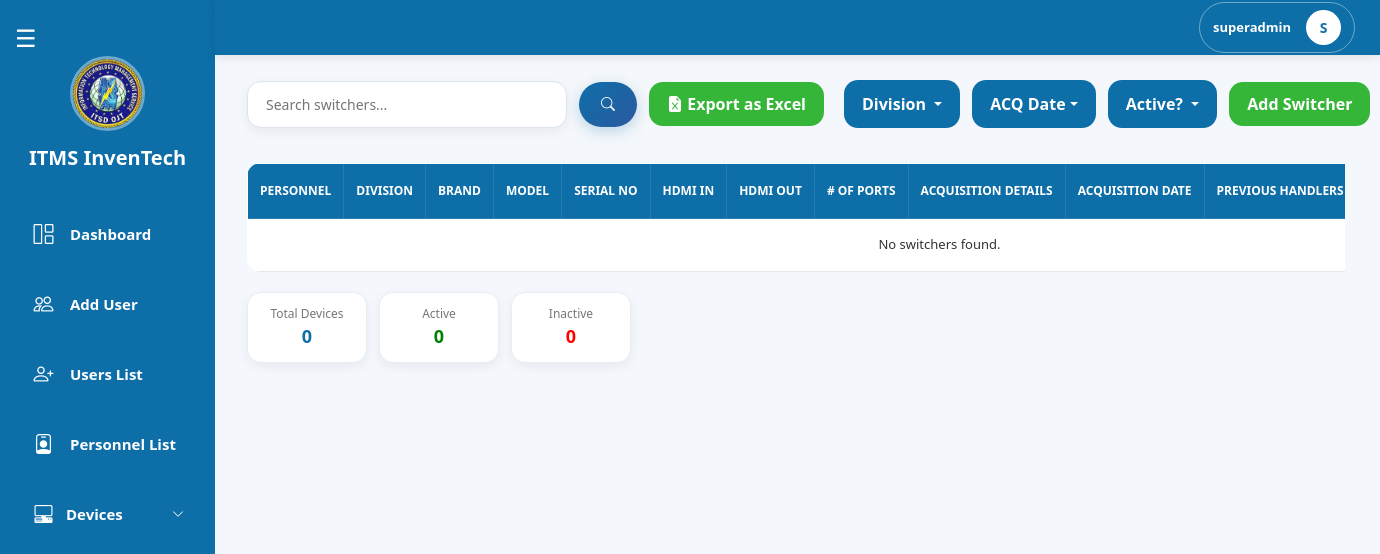
Before: /pages/superadmin/device_switchers.php (signed in) with the older database file.
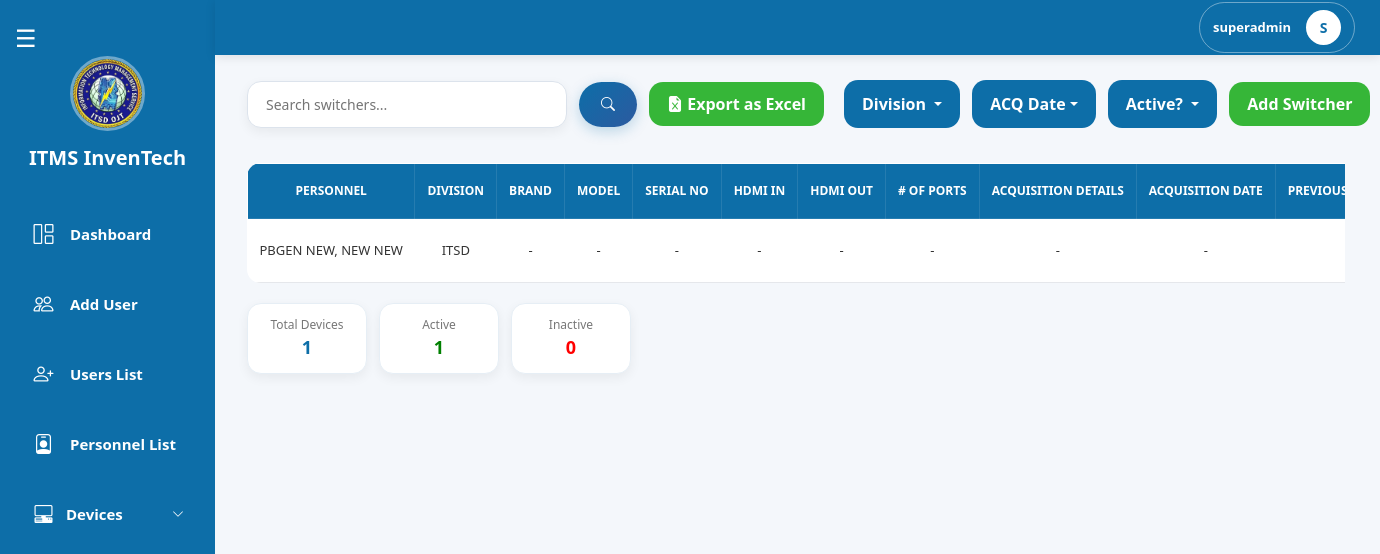
After: the same page with the newer database file.
### tables this page shows
CREATE TABLE `switchers` (
  `id` int(11) NOT NULL,
  `personnel_id` int(11) NOT NULL,
  `division_id` int(11) NOT NULL,
  `brand` varchar(255) DEFAULT NULL,
  `model` varchar(255) DEFAULT NULL,
  `serial_no` varchar(255) DEFAULT NULL,
  `hdmi_in` int(11) DEFAULT NULL,
  `hdmi_out` int(11) DEFAULT NULL,
  `no_of_ports` int(11) DEFAULT NULL,
  `acquisition_details` text DEFAULT NULL,
  `acquisition_date` date DEFAULT NULL,
  `previous_owners_id` longtext DEFAULT NULL CHECK (json_valid(`previous_owners_id`)),
  `is_active` tinyint(1) NOT NULL DEFAULT 1,
  `created_date` date NOT NULL DEFAULT current_timestamp(),
  `last_update_at` date DEFAULT NULL
);

CREATE TABLE `divisions` (
  `id` int(11) NOT NULL,
  `division` varchar(100) NOT NULL
);

### pages/superadmin/device_switchers.php (the view, shortened to what the changed rows need)
<?php
include("../../config/db.php");
function getPreviousOwnersNames($conn, $json)
{
    $ids = json_decode($json, true);
    if (!is_array($ids) || empty($ids)) return '-';
    $names = [];
    return !empty($names) ? implode(",<br>", $names) : '-';
}
$limit  = 10;
$page   = max(1, (int)($_GET['page'] ?? 1));
$offset = ($page - 1) * $limit;
$where  = [];
$params = [];
$types  = '';
$whereSQL = !empty($where) ? "WHERE " . implode(" AND ", $where) : "";
$baseJoin = "
    FROM switchers s
    LEFT JOIN personnels per ON s.personnel_id = per.id
    LEFT JOIN ranks rk       ON per.rank_id = rk.id
    LEFT JOIN divisions d    ON s.division_id = d.id
";
$stmtTotal = $conn->prepare("SELECT COUNT(*) AS total $baseJoin $whereSQL");
$stmtTotal->execute();
$totalDevices = $stmtTotal->get_result()->fetch_assoc()['total'] ?? 0;
$activeWhere   = $where;
$activeWhere[] = "s.is_active = 1";
$activeSQL     = "WHERE " . implode(" AND ", $activeWhere);
$sa = $conn->prepare("SELECT COUNT(*) AS total $baseJoin $activeSQL");
$sa->execute();
$activeDevices = $sa->get_result()->fetch_assoc()['total'] ?? 0;
$stmt = $conn->prepare("
    SELECT s.*,
        CONCAT(COALESCE(rk.rank, ''), ' ', per.last_name, ', ', per.first_name, ' ', per.middle_name) AS fullname,
        d.division AS division_name
    $baseJoin
    $whereSQL
    ORDER BY s.brand ASC
    LIMIT ?, ?
");
$fp = $params;
$ft = $types . 'ii';
$fp[] = $offset;
$fp[] = $limit;
$stmt->bind_param($ft, ...$fp);
$stmt->execute();
$result = $stmt->get_result();
?>
<!DOCTYPE html>
<html lang="en">
<head>
    <link href="https://cdn.jsdelivr.net/npm/bootstrap@5.3.3/dist/css/bootstrap.min.css" rel="stylesheet">
    <link rel="stylesheet" href="https://cdn.jsdelivr.net/npm/bootstrap-icons@1.11.3/font/bootstrap-icons.min.css">
    <link rel="stylesheet" href="../superadmin/css/devices.css">
    <link rel="stylesheet" href="css/superadmin_navbar.css">
    <link rel="stylesheet" href="./css/superadmin_sidebar.css">
</head>
<body>
    <?php include 'superadmin_sidebar.php'; ?>
    <div class="contenttable">
        <div class="table-container">
            <table class="users-table">
                <thead>
                    <tr>
                        <th>PERSONNEL</th>
                        <th>DIVISION</th>
                        <th>BRAND</th>
                        <th>MODEL</th>
                        <th>SERIAL NO</th>
                        <th>HDMI IN</th>
                        <th>HDMI OUT</th>
                        <th># OF PORTS</th>
                        <th>ACQUISITION DETAILS</th>
                        <th>ACQUISITION DATE</th>
                        <th>PREVIOUS HANDLERS</th>
                    </tr>
                </thead>
                <tbody>
                    <?php if ($result->num_rows > 0): ?>
                        <?php while ($row = $result->fetch_assoc()): ?>
                            <tr class="clickable-row" data-active="<?= $row['is_active'] ? '1' : '0' ?>"
                                data-bs-toggle="modal" data-bs-target="#viewSwitchersModal<?= $row['id'] ?>">
                                <td><?= htmlspecialchars($row['fullname'] ?? '-') ?: '-' ?></td>
                                <td><?= htmlspecialchars($row['division_name'] ?? 'N/A') ?></td>
                                <td><?= htmlspecialchars($row['brand'] ?? '') ?: '-' ?></td>
                                <td><?= htmlspecialchars($row['model'] ?? '') ?: '-' ?></td>
                                <td><?= htmlspecialchars($row['serial_no'] ?? '') ?: '-' ?></td>
                                <td><?= htmlspecialchars($row['hdmi_in'] ?? '') ?: '-' ?></td>
                                <td><?= htmlspecialchars($row['hdmi_out'] ?? '') ?: '-' ?></td>
                                <td><?= htmlspecialchars($row['no_of_ports'] ?? '') ?: '-' ?></td>
                                <td><?= htmlspecialchars($row['acquisition_details'] ?? '') ?: '-' ?></td>
                                <td>
                                    <?= (!empty($row['acquisition_date']) && $row['acquisition_date'] !== '0000-00-00')
                                        ? htmlspecialchars($row['acquisition_date']) : '-' ?>
                                </td>
                                <td><?= getPreviousOwnersNames($conn, $row['previous_owners_id']) ?: '-' ?></td>
                            </tr>
                        <?php endwhile; ?>
                    <?php else: ?>
                        <tr>
                            <td colspan="14" class="text-center">No switchers found.</td>
                        </tr>
                    <?php endif; ?>
                </tbody>
            </table>
        </div>
        <div class="table-footer">
            <div class="user-stats">
                <div class="stat-box total"><span class="label">Total Devices</span><span class="value"><?= $totalDevices ?></span></div>
                <div class="stat-box active"><span class="label">Active</span><span class="value"><?= $activeDevices ?></span></div>
            </div>
        </div>
    </div>
</body>
</html>

Changed rows visible on the page:
added switchers: fullname "PBGEN NEW, NEW NEW", division.division "ITSD", brand "-", model "-", serial_no "-", hdmi_in "-", hdmi_out "-", no_of_ports "-", acquisition_details "-"
Other visible differences:
$totalDevices: "0" → "1"
$activeDevices: "0" → "1"
text no longer shown: "No switchers found."
